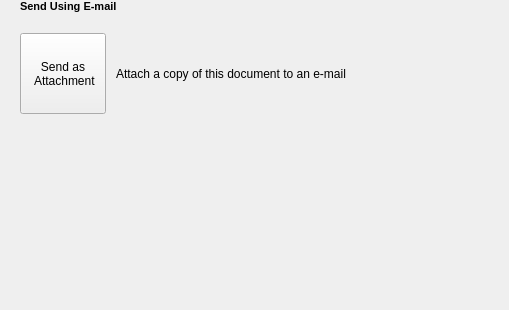
<?xml version="1.0" encoding="UTF-8"?>
<ui version="4.0">
 <class>SaveEmailPage</class>
 <widget class="QRibbon::RibbonBackstagePage" name="SaveEmailPage">
  <property name="geometry">
   <rect>
    <x>0</x>
    <y>0</y>
    <width>509</width>
    <height>310</height>
   </rect>
  </property>
  <property name="windowTitle">
   <string>SaveEmailPage</string>
  </property>
  <layout class="QHBoxLayout" name="horizontalLayout_2">
   <property name="spacing">
    <number>0</number>
   </property>
   <property name="leftMargin">
    <number>20</number>
   </property>
   <property name="topMargin">
    <number>0</number>
   </property>
   <property name="rightMargin">
    <number>0</number>
   </property>
   <property name="bottomMargin">
    <number>0</number>
   </property>
   <item>
    <layout class="QVBoxLayout" name="verticalLayout" stretch="0,0,0,1">
     <property name="spacing">
      <number>10</number>
     </property>
     <property name="sizeConstraint">
      <enum>QLayout::SetDefaultConstraint</enum>
     </property>
     <property name="topMargin">
      <number>0</number>
     </property>
     <property name="rightMargin">
      <number>0</number>
     </property>
     <item>
      <widget class="QLabel" name="label_2">
       <property name="text">
        <string>&lt;!DOCTYPE HTML PUBLIC &quot;-//W3C//DTD HTML 4.0//EN&quot; &quot;http://www.w3.org/TR/REC-html40/strict.dtd&quot;&gt;
&lt;html&gt;&lt;head&gt;&lt;meta name=&quot;qrichtext&quot; content=&quot;1&quot; /&gt;&lt;style type=&quot;text/css&quot;&gt;
p, li { white-space: pre-wrap; }
&lt;/style&gt;&lt;/head&gt;&lt;body style=&quot; font-family:'MS Shell Dlg 2'; font-size:8.25pt; font-weight:400; font-style:normal;&quot;&gt;
&lt;p style=&quot; margin-top:0px; margin-bottom:0px; margin-left:0px; margin-right:0px; -qt-block-indent:0; text-indent:0px;&quot;&gt;&lt;span style=&quot; font-size:8pt; font-weight:600;&quot;&gt;Send Using E-mail&lt;/span&gt;&lt;/p&gt;&lt;/body&gt;&lt;/html&gt;</string>
       </property>
      </widget>
     </item>
     <item>
      <widget class="QRibbon::RibbonBackstageSeparator" name="backstageSeparator"/>
     </item>
     <item>
      <layout class="QHBoxLayout" name="horizontalLayout">
       <item>
        <widget class="QRibbon::RibbonBackstageButton" name="backstageButton">
         <property name="minimumSize">
          <size>
           <width>86</width>
           <height>81</height>
          </size>
         </property>
         <property name="maximumSize">
          <size>
           <width>86</width>
           <height>81</height>
          </size>
         </property>
         <property name="text">
          <string>Send as
 Attachment</string>
         </property>
         <property name="toolButtonStyle">
          <enum>Qt::ToolButtonTextOnly</enum>
         </property>
        </widget>
       </item>
       <item>
        <widget class="QLabel" name="label">
         <property name="text">
          <string>Attach a copy of this document to an e-mail </string>
         </property>
        </widget>
       </item>
      </layout>
     </item>
     <item>
      <widget class="QLabel" name="label_3">
       <property name="text">
        <string/>
       </property>
      </widget>
     </item>
    </layout>
   </item>
  </layout>
 </widget>
 <customwidgets>
  <customwidget>
   <class>QRibbon::RibbonBackstageButton</class>
   <extends>QToolButton</extends>
   <header>qribbon/ribbonbackstageview.h</header>
  </customwidget>
  <customwidget>
   <class>QRibbon::RibbonBackstageSeparator</class>
   <extends>QFrame</extends>
   <header>qribbon/ribbonbackstageview.h</header>
  </customwidget>
  <customwidget>
   <class>QRibbon::RibbonBackstagePage</class>
   <extends>QWidget</extends>
   <header>qribbon/ribbonbackstageview.h</header>
   <container>1</container>
  </customwidget>
 </customwidgets>
 <resources/>
 <connections/>
</ui>
